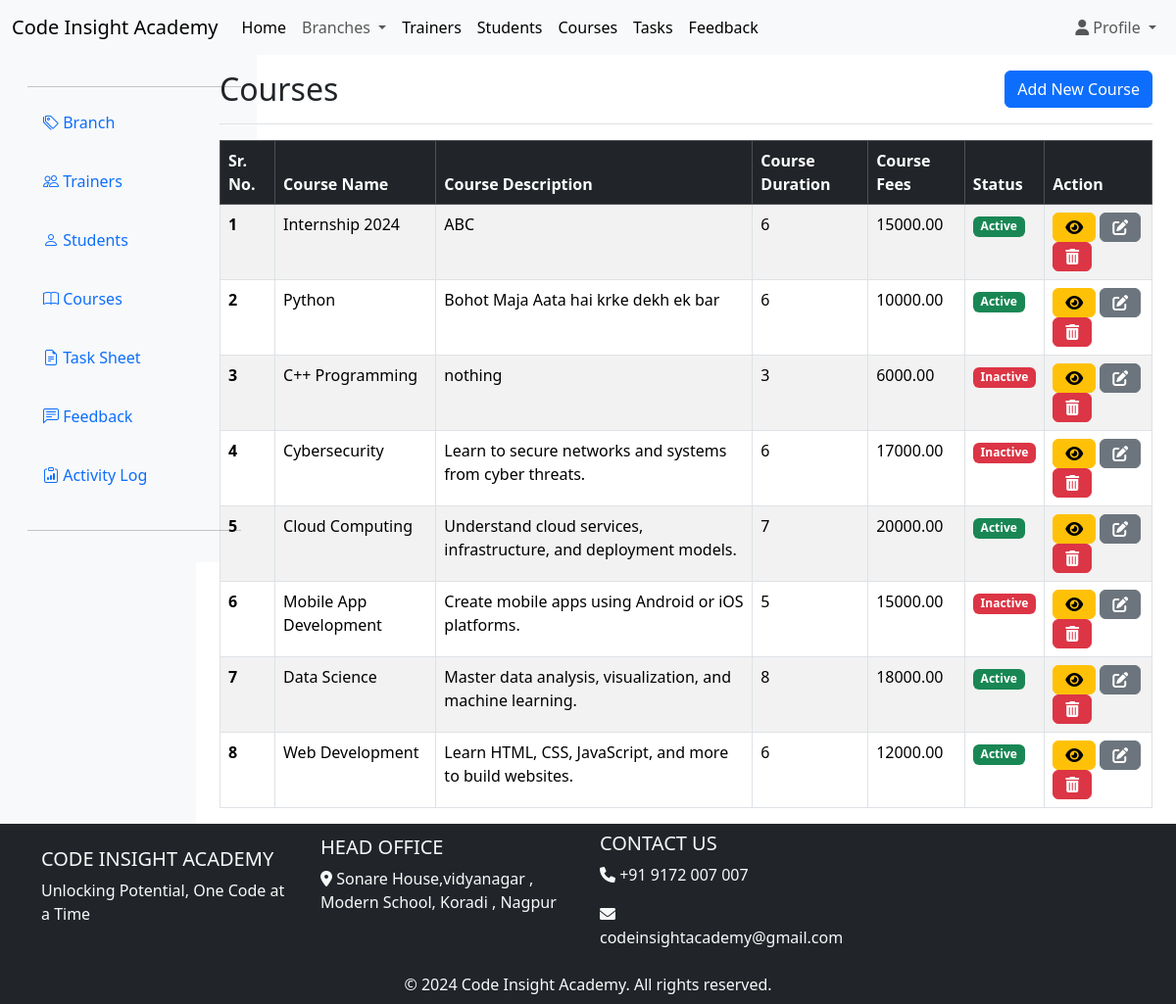
The app's page /superadmin/courses.php (signed in), older data.
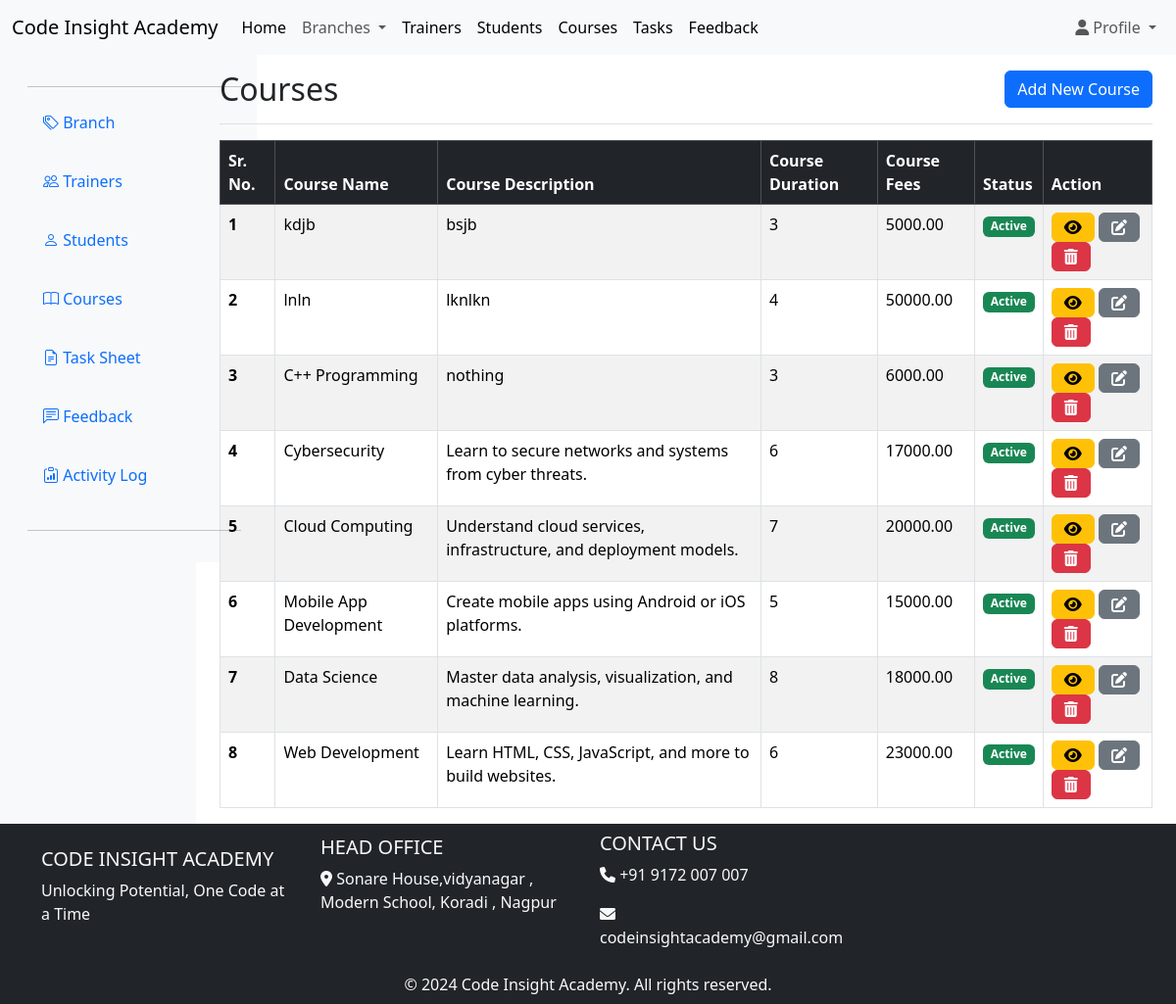
The same page, newer data.
### tables this page shows
CREATE TABLE `courses` (
  `course_id` int(11) NOT NULL,
  `course_name` varchar(255) DEFAULT NULL,
  `course_description` text DEFAULT NULL,
  `course_duration` int(11) DEFAULT NULL,
  `course_fee` decimal(10,2) DEFAULT NULL,
  `status` enum('active','inactive') DEFAULT NULL
);

### superadmin/courses.php (the view, shortened to what this page needs)
<?php
include '../includes/db.php';
include '../includes/header.php';
$sql = "SELECT * FROM courses ORDER BY course_id DESC";
$result = mysqli_query($conn, $sql);
?>
<div class="container-fluid">
    <div class="row">
        <nav id="sidebar" class="col-md-3 d-none d-md-block col-lg-2 d-md-block bg-light fixed-top-10 ">
            <?php include '../includes/sidebar.php'; ?>
        </nav>
        <main class="col-md-9 ms-sm-auto col-lg-10 px-md-4">
            <div
                class="d-flex justify-content-between flex-wrap flex-md-nowrap align-items-center pt-3 pb-2 mb-3 border-bottom">
                <h1 class="h2">Courses</h1>
                <a href="../add/add_course.php" class="btn btn-primary mb-2">Add New Course</a>
            </div>
            <div class="row">
                <div class="col-12">
                    <div class="table-responsive">
                        <table class="table table-striped table-bordered">
                            <thead class="table-dark">
                                <tr>
                                    <th scope="col">Sr. No.</th>
                                    <th scope="col">Course Name</th>
                                    <th scope="col">Course Description</th>
                                    <th scope="col">Course Duration</th>
                                    <th scope="col">Course Fees</th>
                                    <th scope="col">Status</th>
                                    <th scope="col">Action</th>
                                </tr>
                            </thead>
                            <tbody>
                                <?php
                                if (mysqli_num_rows($result) > 0) {
                                    $srno = 1;
                                    while ($row = mysqli_fetch_assoc($result)) {
                                        echo '<tr>';
                                        echo '<th scope="row">' . $srno . '</th>';
                                        echo '<td>' . $row['course_name']. '</td>';
                                        echo '<td>' . $row['course_description']. '</td>';
                                        echo '<td>' . $row['course_duration'] . '</td>';
                                        echo '<td>' . $row['course_fee'] . '</td>';
                                        echo '<td>';
                                        if ($row['status'] == 'active') {
                                            echo '<span class="badge bg-success">Active</span>';
                                        }else{
                                            echo '<span class="badge bg-danger">Inactive</span>';
                                        }
                                        echo '</td>';
                                        echo '<td>
                                        <a href="course_details.php?id=' . $row['course_id'] . '"><button class="btn btn-warning fas fa-eye"></button></a>
                                         <a href="../edit/edit_course.php?id=' . $row['course_id'] . '">
                                                <button class="btn btn-secondary fas fa-edit"></button>
                                        </a>
                                        <a href="../delete/delete_course.php?id=' . $row['course_id'] . '" onclick="return confirm(\'Are you sure you want to delete this ' . $row['course_name'].'?\');">
                                                <button class="btn btn-danger fas fa-trash-alt"></button>
                                        </a>
                                </td>';
                                        echo '</tr>';
                                        $srno++;
                                    }
                                } else {
                                    echo '<tr><td colspan="7">No branches found.</td></tr>';
                                }
                                ?>
                            </tbody>
                        </table>
                    </div>
                </div>
            </div>
        </main>
    </div>
</div>
<?php
include '../includes/footer.php';
?>

Row changes from the older to the newer data that the page shows:
removed courses: course_name "Internship 2024", course_description "ABC", course_duration "6", course_fee "15000.00", status "Active"
removed courses: course_name "Python", course_description "Bohot Maja Aata hai krke dekh ek bar", course_duration "6", course_fee "10000.00", status "Active"
added courses: course_name "kdjb", course_description "bsjb", course_duration "3", course_fee "5000.00", status "Active"
added courses: course_name "lnln", course_description "lknlkn", course_duration "4", course_fee "50000.00", status "Active"
changed courses "C++ Programming": status "Inactive" → "Active"
changed courses "Cybersecurity": status "Inactive" → "Active"
changed courses "Mobile App Development": status "Inactive" → "Active"
changed courses "Web Development": course_fee "12000.00" → "23000.00"
